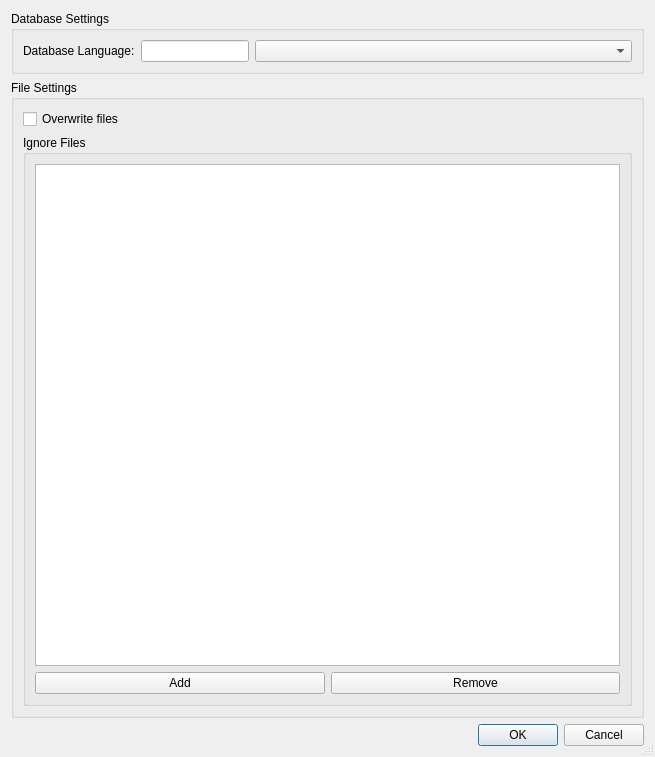
<?xml version="1.0" encoding="UTF-8"?>
<ui version="4.0">
 <class>Dialog</class>
 <widget class="QDialog" name="Dialog">
  <property name="geometry">
   <rect>
    <x>0</x>
    <y>0</y>
    <width>655</width>
    <height>757</height>
   </rect>
  </property>
  <property name="windowTitle">
   <string>General Settings</string>
  </property>
  <property name="sizeGripEnabled">
   <bool>true</bool>
  </property>
  <layout class="QVBoxLayout" name="verticalLayout_4">
   <item>
    <widget class="QGroupBox" name="groupBox">
     <property name="title">
      <string>Database Settings</string>
     </property>
     <layout class="QVBoxLayout" name="verticalLayout">
      <item>
       <layout class="QHBoxLayout" name="horizontalLayout" stretch="0,0,1">
        <item>
         <widget class="QLabel" name="label">
          <property name="text">
           <string>Database Language:</string>
          </property>
         </widget>
        </item>
        <item>
         <widget class="QLineEdit" name="txtLang"/>
        </item>
        <item>
         <widget class="QComboBox" name="cbxLang"/>
        </item>
       </layout>
      </item>
     </layout>
    </widget>
   </item>
   <item>
    <widget class="QGroupBox" name="groupBox_2">
     <property name="title">
      <string>File Settings</string>
     </property>
     <layout class="QVBoxLayout" name="verticalLayout_3">
      <item>
       <widget class="QCheckBox" name="chkOverwrite">
        <property name="toolTip">
         <string extracomment="Overwrite file if already exists"/>
        </property>
        <property name="statusTip">
         <string extracomment="Overwrite file if already exists"/>
        </property>
        <property name="whatsThis">
         <string extracomment="Overwrite file if already exists"/>
        </property>
        <property name="text">
         <string>Overwrite files</string>
        </property>
        <property name="tristate">
         <bool>false</bool>
        </property>
       </widget>
      </item>
      <item>
       <widget class="QGroupBox" name="groupBox_3">
        <property name="title">
         <string>Ignore Files</string>
        </property>
        <layout class="QGridLayout" name="gridLayout">
         <item row="0" column="0" colspan="2">
          <widget class="QListWidget" name="lstIgnore"/>
         </item>
         <item row="1" column="0">
          <widget class="QPushButton" name="btnIgnoreAdd">
           <property name="text">
            <string>Add</string>
           </property>
          </widget>
         </item>
         <item row="1" column="1">
          <widget class="QPushButton" name="btnIgnoreRemove">
           <property name="text">
            <string>Remove</string>
           </property>
          </widget>
         </item>
        </layout>
       </widget>
      </item>
     </layout>
    </widget>
   </item>
   <item>
    <widget class="QDialogButtonBox" name="buttonBox">
     <property name="orientation">
      <enum>Qt::Horizontal</enum>
     </property>
     <property name="standardButtons">
      <set>QDialogButtonBox::Cancel|QDialogButtonBox::Ok</set>
     </property>
    </widget>
   </item>
  </layout>
 </widget>
 <resources/>
 <connections>
  <connection>
   <sender>buttonBox</sender>
   <signal>accepted()</signal>
   <receiver>Dialog</receiver>
   <slot>accept()</slot>
   <hints>
    <hint type="sourcelabel">
     <x>248</x>
     <y>254</y>
    </hint>
    <hint type="destinationlabel">
     <x>157</x>
     <y>274</y>
    </hint>
   </hints>
  </connection>
  <connection>
   <sender>buttonBox</sender>
   <signal>rejected()</signal>
   <receiver>Dialog</receiver>
   <slot>reject()</slot>
   <hints>
    <hint type="sourcelabel">
     <x>316</x>
     <y>260</y>
    </hint>
    <hint type="destinationlabel">
     <x>286</x>
     <y>274</y>
    </hint>
   </hints>
  </connection>
 </connections>
</ui>
